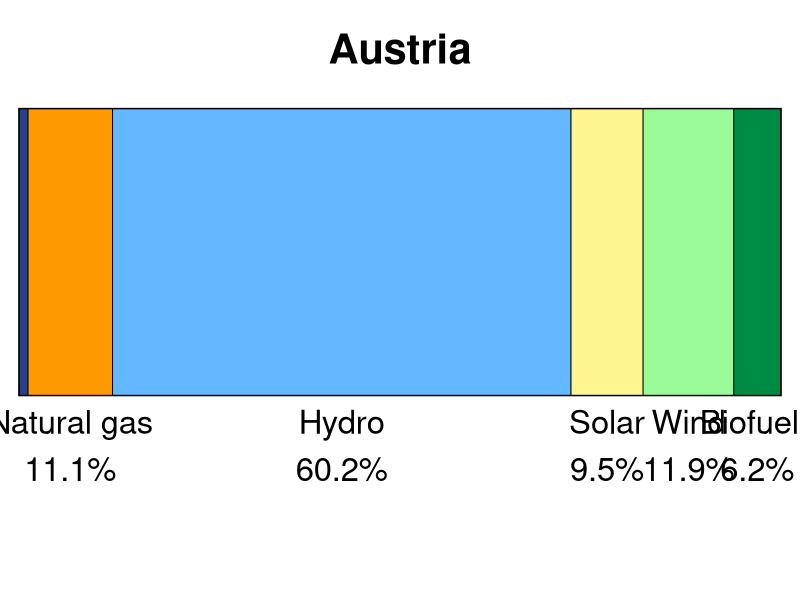

R code for this plot:
library(readxl)
library(ggplot2)
library(tidyverse)



data_gen_mix = read_excel("data/raw/visualisations/2023_electricity_generation_mixes.xlsx")

str(data_gen_mix)

data_gen_mix <- data_gen_mix %>%
  mutate(Country = factor(Country, levels = sort(unique(Country))))

colors <- c(
  "Coal"        = "salmon4",
  "Natural gas" = "#FF9900",
  "Oil"         = "royalblue4",
  "Hydro"       = "steelblue1",
  "Geothermal"  = "yellow4",
  "Wind"        = "palegreen",
  "Solar"       = "khaki1",
  "Biofuels"    = "springgreen4",
  "Nuclear"     = "purple4"
)

ordered_sources <- c("Coal", "Oil", "Natural gas", "Hydro", "Solar", "Wind", "Geothermal", "Biofuels", "Nuclear")

source_cols <- setdiff(names(data_gen_mix), c("Country", "Total"))

bar_height <- 0.8
threshold <- 5

df_long <- data_gen_mix %>%
  pivot_longer(cols = all_of(source_cols), names_to = "Source", values_to = "GWh") %>%
  mutate(GWh = replace_na(GWh, 0)) %>%
  mutate(Source = factor(Source, levels = ordered_sources)) %>%
  group_by(Country) %>%
  mutate(
    pct_raw = ifelse(Total > 0, GWh / Total * 100, 0),
    pct = if(sum(pct_raw, na.rm = TRUE) > 0) pct_raw / sum(pct_raw, na.rm = TRUE) * 100 else 0
  ) %>%
  ungroup()

plots <- list()

for(ct in levels(df_long$Country)) {
  dat0 <- df_long %>% filter(Country == ct)
  dat_plot <- dat0 %>% filter(pct > 0) %>% arrange(Source)

  dat_plot <- dat_plot %>%
    mutate(
      x_start   = lag(cumsum(pct), default = 0),
      x_end     = x_start + pct,
      x_center  = x_start + pct/2,
      pct_label = sprintf("%.1f", pct)
    )
  
  bar_ymin <- 0.5 - bar_height/2
  bar_ymax <- 0.5 + bar_height/2
  
  dat_labels <- dat_plot %>% filter(pct >= threshold)
  
  p <- ggplot()
  
  # Inside rectangles
  p <- p + geom_rect(
    data = dat_plot,
    aes(xmin = x_start, xmax = x_end, ymin = bar_ymin, ymax = bar_ymax, fill = Source),
    color = "black",
    size = 0.3
  )
  
  if(nrow(dat_labels) > 0) {
    p <- p + geom_text(
      data = dat_labels,
      aes(x = x_center, y = bar_ymin, label = paste0(Source, "\n", pct_label, "%")),
      vjust = 1.2,
      size = 8.3
    )
  }
  
  # Outside rectangle
  p <- p + geom_rect(
    aes(xmin = 0, xmax = 100, ymin = bar_ymin, ymax = bar_ymax),
    fill = NA,
    color = "black",
    size = 0.5,
    inherit.aes = FALSE
  )
  
  p <- p +
    scale_fill_manual(values = colors) +
    labs(title = ct) +

    # To leave some range for the margins
    scale_x_continuous(expand = c(0.025, 0)) +

    coord_cartesian(ylim = c(-0.4, 1)) +
    theme_void() +
    theme(
      plot.title = element_text(hjust = 0.5, vjust = -1.6, size = 30, face = "bold"),
      legend.position = "none",
    )
  
  plots[[as.character(ct)]] <- p
}

print(plots[[1]])  # Change this number according to the desired country (1 to 26 included).

#ggsave("Austria.jpg")